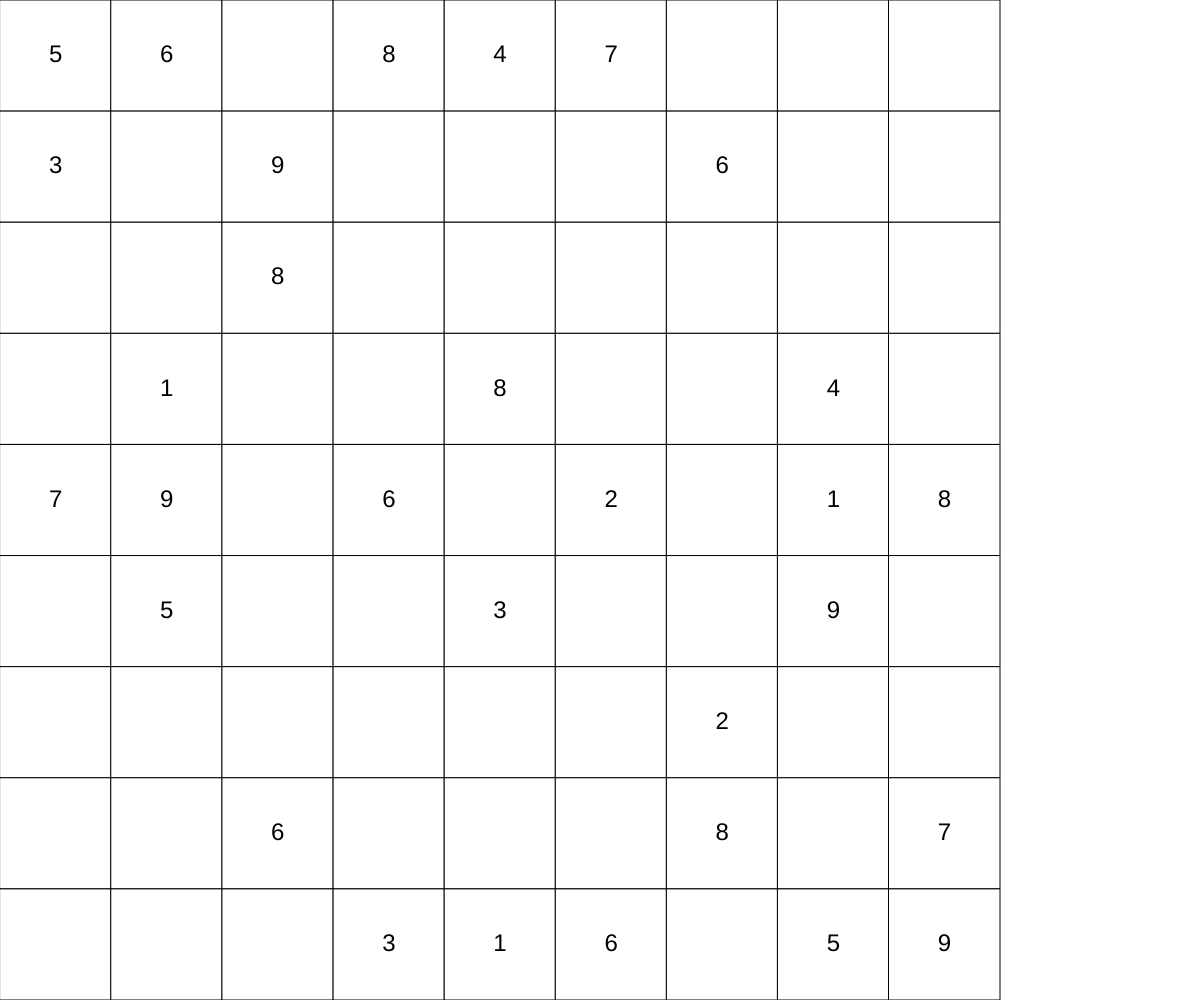
Frame 1 (no input)
Frame 60 (no input): identical to frame 1, image omitted
Frame 120 (the mouse pressed at the canvas centre since frame 60): identical to frame 1, image omitted

The p5.js sketch that drew this single still picture (run headless with seeded random() and noise() and a simulated clock; from frame 60 on, the mouse is pressed at the canvas centre):

// p5.js sketch
// ── sketch.js
// sudoku demo
// Dan Schellenberg
// Apri 10, 2018


let sudoku = [
  [5, 3, 4, 6, 7, 8, 9, 1, 2],
  [6, 7, 2, 1, 9, 5, 3, 4, 8],
  [1, 9, 8, 3, 4, 2, 5, 6, 7],
  [8, 5, 9, 7, 6, 1, 4, 2, 3],
  [4, 2, 6, 8, 5, 3, 7, 9, 1],
  [7, 1, 3, 9, 2, 4, 8, 5, 6],
  [9, 6, 1, 5, 3, 7, 2, 8, 4],
  [2, 8, 7, 4, 1, 9, 6, 3, 5],
  [3, 4, 5, 2, 8, 6, 1, 7, 9]
];

let initialGrid = [
  [5, 3, 0, 0, 7, 0, 0, 0, 0],
  [6, 0, 0, 1, 9, 5, 0, 0, 0],
  [0, 9, 8, 0, 0, 0, 0, 6, 0],
  [8, 0, 0, 0, 6, 0, 0, 0, 3],
  [4, 0, 0, 8, 0, 3, 0, 0, 1],
  [7, 0, 0, 0, 2, 0, 0, 0, 6],
  [0, 6, 0, 0, 0, 0, 2, 8, 0],
  [0, 0, 0, 4, 1, 9, 0, 0, 5],
  [0, 0, 0, 0, 8, 0, 0, 7, 9]
];

let rows = 9;
let cols = 9;
let grid;
let cellSize;

async function setup() {
  createCanvas(windowWidth, windowHeight);
  cellSize = height / rows;
}

function draw() {
  background(255);
  displayGrid();
}

function displayGrid() {
  for (let x = 0; x < cols; x++) {
    for (let y = 0; y < rows; y++) {
      if (initialGrid[x][y] === 0) {
        fill(255);
        rect(x * cellSize, y * cellSize, cellSize, cellSize);
      }
      else {
        fill(255);
        rect(x * cellSize, y * cellSize, cellSize, cellSize);
        fill(0);
        textSize(24);
        textAlign(CENTER, CENTER);
        text(initialGrid[x][y], x * cellSize + cellSize/2, y * cellSize + cellSize/2);
      }

    }
  }
}
